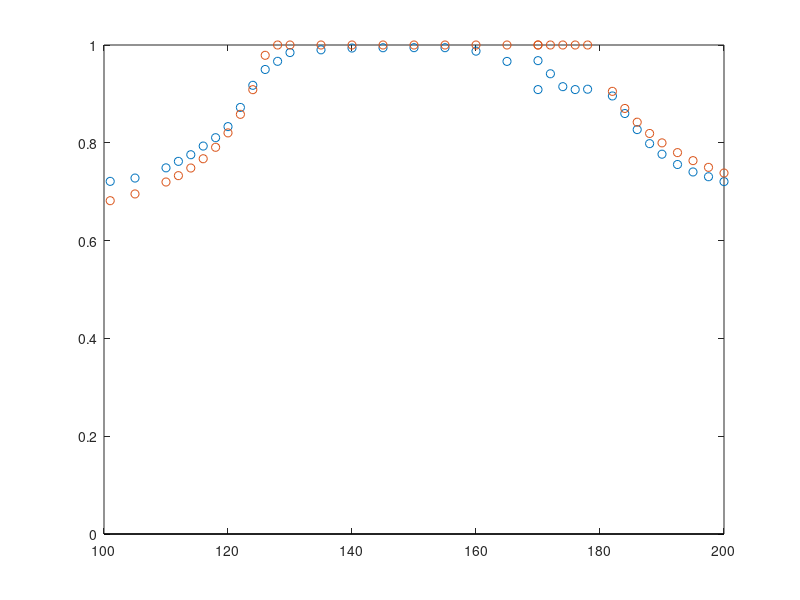
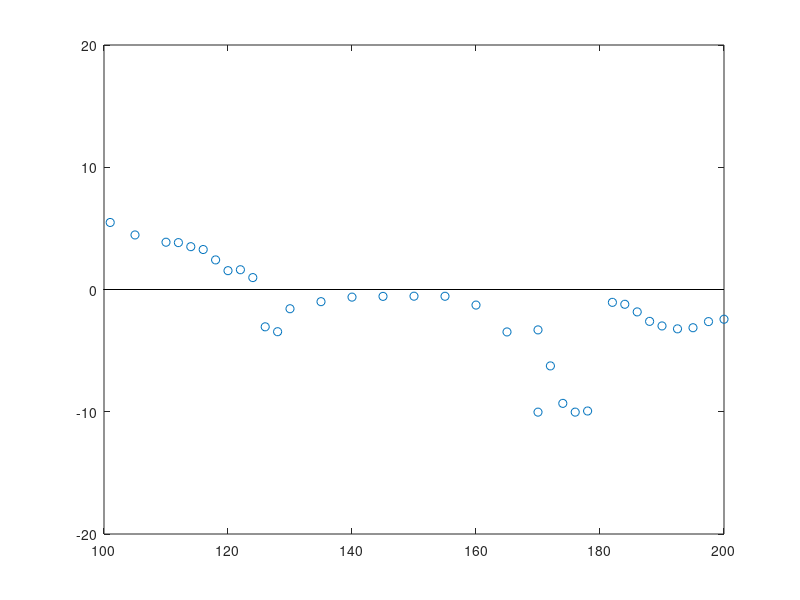

Write the MATLAB code that produced these figures, in order.
frequency= [101 105 110 112 114 116 118 120 122 124 126 128 130 135 140 145 150 155 160 ...
    165 170 172 174 176 178 170 182 184 186 188 190 192.5 195 197.5 200];
Is2=[145 154 155 153 149 143 138 127 101 67 42 29 14 10 7 7 7 7 16 42 37 67 95 100 97 96 109 147 ...
    182 211 232 250 263 271 281];
Is1=[375 412 462 490 515 549 590 634 690 746 797 840 890 1005 1124 1245 1280 1265 1256 1210 1120,...,
   1072 1020 997 976 957 937 902 870 835 807 773 750 735 725 ];

figure();
stem(frequency, Is1./(Is1+Is2),'LineStyle','none')
hold on;
%%
kx=[];
RL1k=[];
DeltaMx=[];
wo=1;
Ltx=22.88e-6;
Lrx=17.1e-6;
Crx=65.7e-9;
Ctx=49.2;
frx=1/(sqrt(Lrx*Crx)*2*pi)
Rrx=5.1*8/pi/pi;
Qrx=(2*pi*frx*Lrx)/Rrx
M1=4.1e-6; %  3.0711e-06
M2=2.445e-6;
k1=M1/sqrt(Ltx*Lrx);
k2=M2/sqrt(Ltx*Lrx);
DeltaMk=(M1-M2)/M1;

for DeltaM=DeltaMk;
 DeltaMx=[DeltaMx, DeltaM];
 k=(1-DeltaM);
 kx=[kx k];
 RL1=[];
 wRL=[];
for i=1:length(frequency)
    w=1000*(frequency(i)/frx);
    a=(Qrx*(w^2-wo^2))/(w*wo);
    b=(1-k^2);
    c=1/((b/a^2)+1);
    d=k^2- (((1-k^2)^2)/a^2);
    Rx=c+ ((sqrt(d))/((b/a^2)+1));
   RL1=[RL1 Rx];
   wRL=[wRL w];
end
RL1k=[RL1k ; RL1];
end 
RL1k(RL1k<=1)=1;
%%
stem(frequency,1./RL1k,'LineStyle','none')

%%
error=(Is1./(Is1+Is2))- (1./RL1k);
n_error=error./(Is1./(Is1+Is2));
hold on;
%%
figure();
stem(frequency,100*n_error,'LineStyle','none')
ylim([-20 20])
